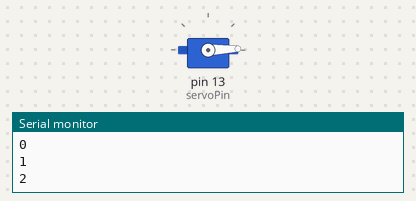
Recording of a sketch running on a simulated Arduino Uno, built with avr-gcc and run on an emulated ATmega328P. On the bench: servo, the last lines printed to the serial monitor.

Above: at 0.05 s.
At 0.95 s:
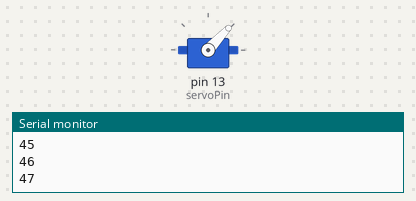
At 1.85 s:
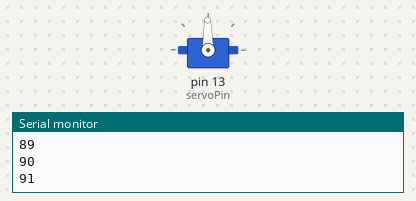
At 3.65 s:
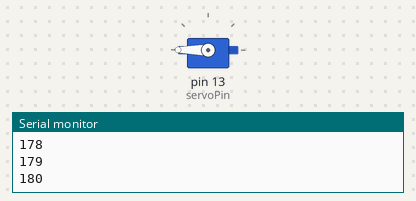
Timing chart, 0 to 8.4 s (numbered marks = the images above):
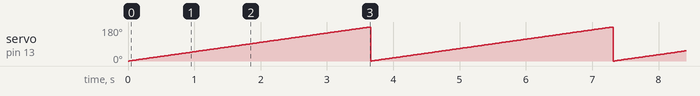

Measured:
- by itself, servo on pin 13 (servoPin): ramps from 0° to 180° and jumps back, once every 3.7 s

The sketch:

Servomotor.ino
```cpp
#include <Servo.h>

static const int servoPin = 13;

Servo servo1;

void setup() {
    Serial.begin(115200);
    servo1.attach(servoPin);
}

void loop() {
    for(int posDegrees = 0; posDegrees <= 180; posDegrees++) {
        servo1.write(posDegrees);
        Serial.println(posDegrees);
        delay(20);
    }
}
```
